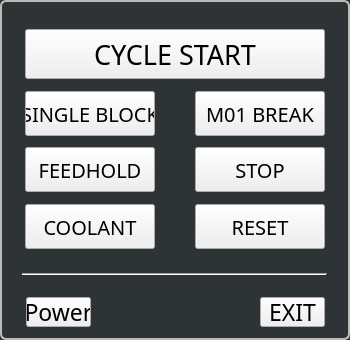
       <widget class="QGroupBox" name="main_control_qgroupbox">
        <property name="sizePolicy">
         <sizepolicy hsizetype="Fixed" vsizetype="Fixed">
          <horstretch>0</horstretch>
          <verstretch>0</verstretch>
         </sizepolicy>
        </property>
        <property name="minimumSize">
         <size>
          <width>350</width>
          <height>340</height>
         </size>
        </property>
        <property name="styleSheet">
         <string notr="true">QGroupBox{
color: rgb(46, 52, 54);
border-style: solid;
border-color: rgb(186, 189, 182);
background-color: rgb(46, 52, 54);
border-width: 2px;
border-radius: 6px;
}</string>
        </property>
        <property name="title">
         <string/>
        </property>
        <widget class="AxisActionButton" name="coolant_button">
         <property name="geometry">
          <rect>
           <x>25</x>
           <y>204</y>
           <width>130</width>
           <height>45</height>
          </rect>
         </property>
         <property name="font">
          <font>
           <family>Bebas Kai</family>
           <pointsize>15</pointsize>
          </font>
         </property>
         <property name="focusPolicy">
          <enum>Qt::NoFocus</enum>
         </property>
         <property name="text">
          <string>COOLANT</string>
         </property>
        </widget>
        <widget class="AxisActionButton" name="feedhold_button">
         <property name="geometry">
          <rect>
           <x>25</x>
           <y>147</y>
           <width>130</width>
           <height>45</height>
          </rect>
         </property>
         <property name="font">
          <font>
           <family>Bebas Kai</family>
           <pointsize>15</pointsize>
          </font>
         </property>
         <property name="focusPolicy">
          <enum>Qt::NoFocus</enum>
         </property>
         <property name="text">
          <string>FEEDHOLD</string>
         </property>
        </widget>
        <widget class="QPushButton" name="cycle_start_button">
         <property name="geometry">
          <rect>
           <x>25</x>
           <y>29</y>
           <width>300</width>
           <height>50</height>
          </rect>
         </property>
         <property name="font">
          <font>
           <family>Bebas Kai</family>
           <pointsize>20</pointsize>
          </font>
         </property>
         <property name="focusPolicy">
          <enum>Qt::NoFocus</enum>
         </property>
         <property name="styleSheet">
          <string notr="true"/>
         </property>
         <property name="text">
          <string>CYCLE START</string>
         </property>
         <property name="checkable">
          <bool>true</bool>
         </property>
        </widget>
        <widget class="AxisActionButton" name="reset_button">
         <property name="geometry">
          <rect>
           <x>195</x>
           <y>204</y>
           <width>130</width>
           <height>45</height>
          </rect>
         </property>
         <property name="font">
          <font>
           <family>Bebas Kai</family>
           <pointsize>15</pointsize>
          </font>
         </property>
         <property name="focusPolicy">
          <enum>Qt::NoFocus</enum>
         </property>
         <property name="text">
          <string>RESET</string>
         </property>
        </widget>
        <widget class="AxisActionButton" name="stop_button">
         <property name="geometry">
          <rect>
           <x>195</x>
           <y>147</y>
           <width>130</width>
           <height>45</height>
          </rect>
         </property>
         <property name="font">
          <font>
           <family>Bebas Kai</family>
           <pointsize>15</pointsize>
          </font>
         </property>
         <property name="focusPolicy">
          <enum>Qt::NoFocus</enum>
         </property>
         <property name="text">
          <string>STOP</string>
         </property>
        </widget>
        <widget class="AxisActionButton" name="m01_break_button">
         <property name="geometry">
          <rect>
           <x>195</x>
           <y>91</y>
           <width>130</width>
           <height>45</height>
          </rect>
         </property>
         <property name="font">
          <font>
           <family>Bebas Kai</family>
           <pointsize>15</pointsize>
          </font>
         </property>
         <property name="focusPolicy">
          <enum>Qt::NoFocus</enum>
         </property>
         <property name="text">
          <string>M01 BREAK</string>
         </property>
        </widget>
        <widget class="AxisActionButton" name="single_block_button">
         <property name="geometry">
          <rect>
           <x>25</x>
           <y>91</y>
           <width>130</width>
           <height>45</height>
          </rect>
         </property>
         <property name="font">
          <font>
           <family>Bebas Kai</family>
           <pointsize>15</pointsize>
          </font>
         </property>
         <property name="focusPolicy">
          <enum>Qt::NoFocus</enum>
         </property>
         <property name="text">
          <string>SINGLE BLOCK</string>
         </property>
        </widget>
        <widget class="Line" name="line">
         <property name="geometry">
          <rect>
           <x>22</x>
           <y>273</y>
           <width>305</width>
           <height>2</height>
          </rect>
         </property>
         <property name="styleSheet">
          <string notr="true">Line{
color:rgb(186, 189, 182);
border-style: solid;
border-color: rgb(186, 189, 182);
background-color: rgb(186, 189, 182);
border-width: 1px;
border-radius: 1px;
}</string>
         </property>
         <property name="orientation">
          <enum>Qt::Horizontal</enum>
         </property>
        </widget>
        <widget class="ActionButton" name="power_button">
         <property name="geometry">
          <rect>
           <x>26</x>
           <y>297</y>
           <width>65</width>
           <height>30</height>
          </rect>
         </property>
         <property name="font">
          <font>
           <family>Bebas Kai</family>
           <pointsize>17</pointsize>
          </font>
         </property>
         <property name="focusPolicy">
          <enum>Qt::NoFocus</enum>
         </property>
         <property name="text">
          <string>Power</string>
         </property>
         <property name="checkable">
          <bool>true</bool>
         </property>
        </widget>
        <widget class="ActionButton" name="exit_button">
         <property name="geometry">
          <rect>
           <x>260</x>
           <y>297</y>
           <width>65</width>
           <height>30</height>
          </rect>
         </property>
         <property name="font">
          <font>
           <family>Bebas Kai</family>
           <pointsize>17</pointsize>
          </font>
         </property>
         <property name="focusPolicy">
          <enum>Qt::NoFocus</enum>
         </property>
         <property name="text">
          <string>EXIT</string>
         </property>
         <property name="checkable">
          <bool>true</bool>
         </property>
        </widget>
       </widget>
